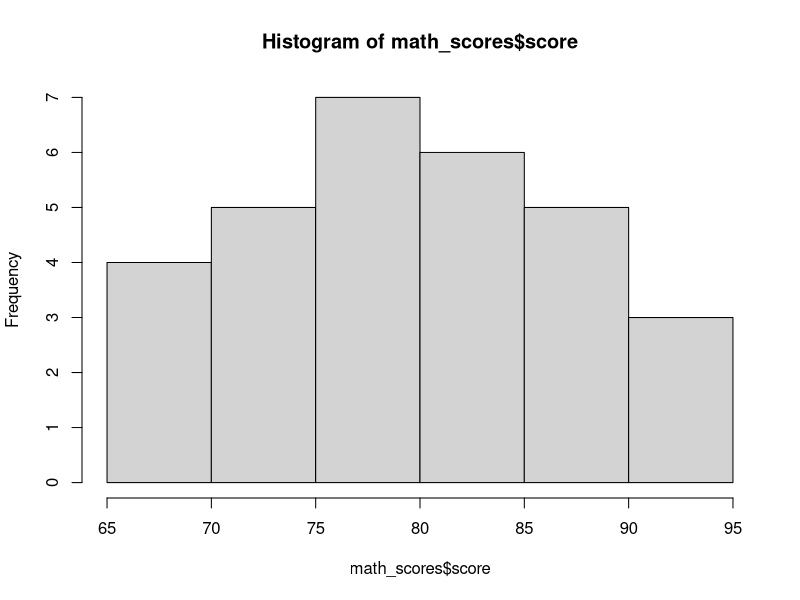
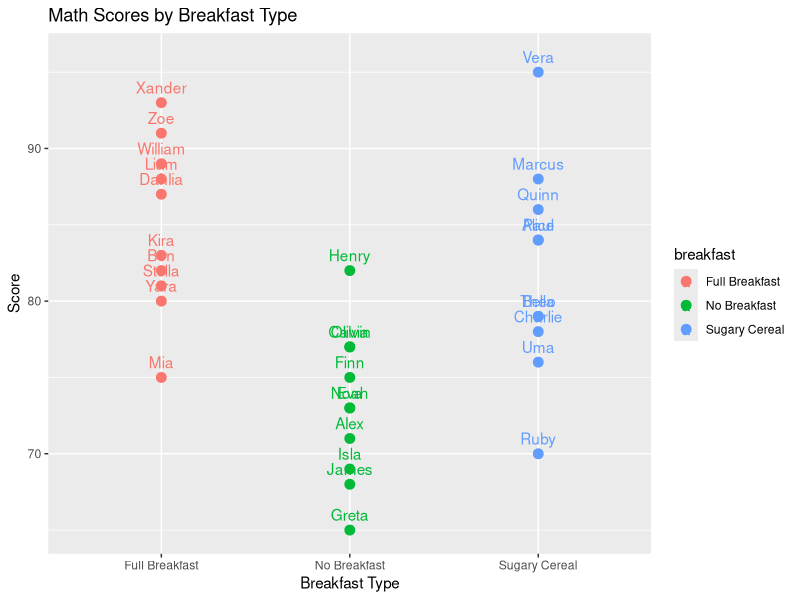
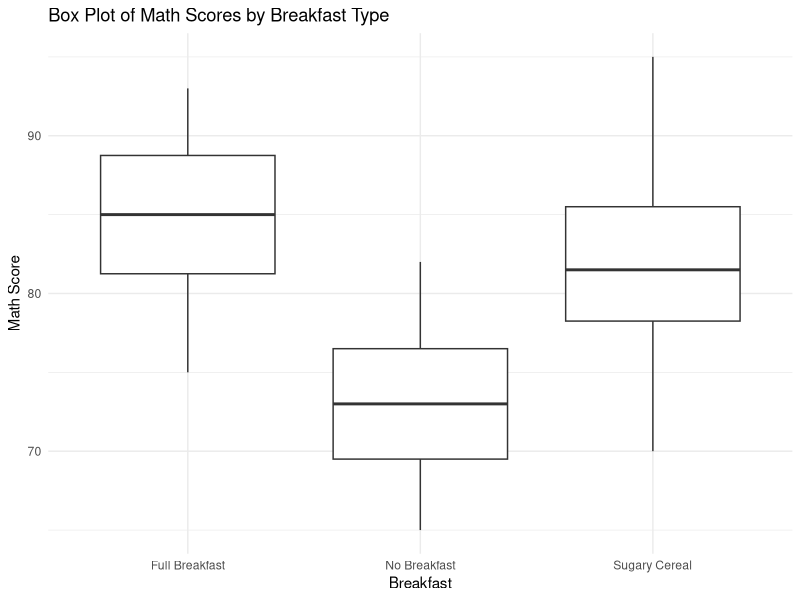
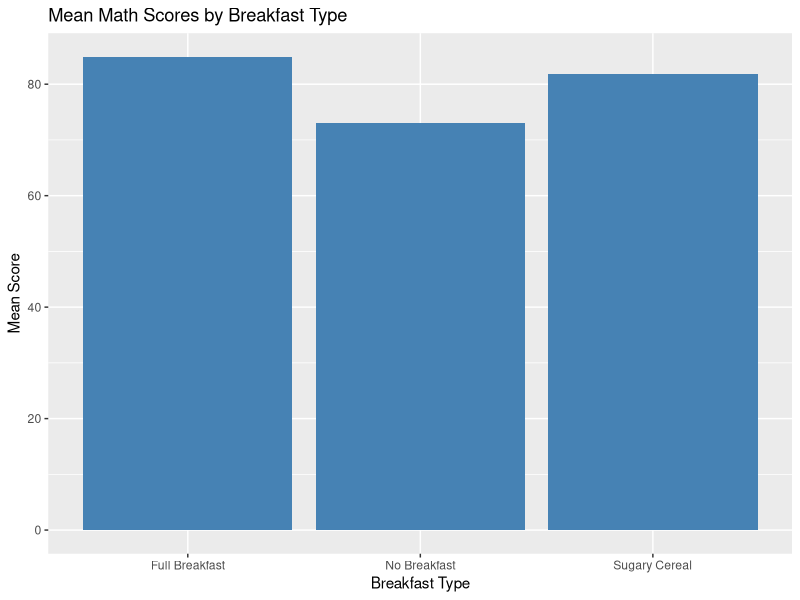
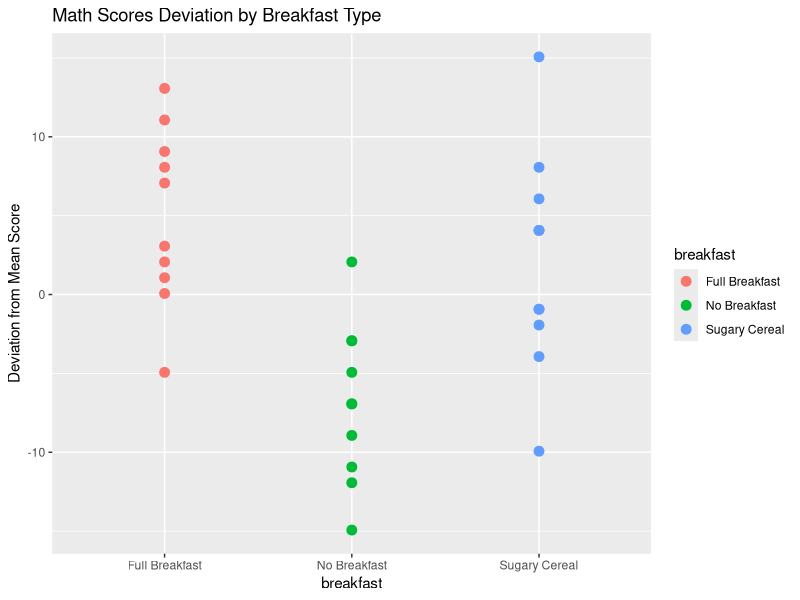
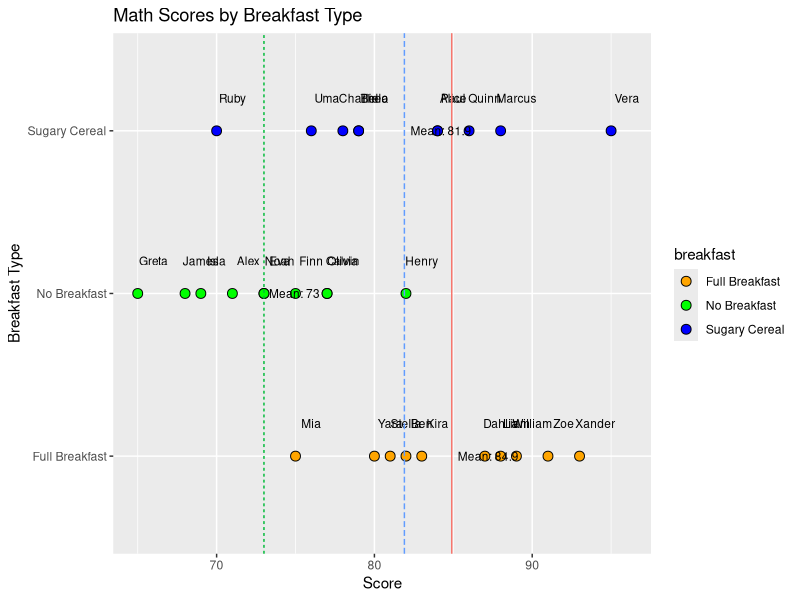

These figures' R source, in order:

## Project:  SOC302, spring 2022, ANOVA
# Located:   Kline TCNJ Google Drive
# File Name: Kline(2023_4_14)ANOVA-activity
# Date:      2023_4_14
# Who:       Zachary D. Kline

### Settings + Packages

## Load packages
# NOTE: Run base.R if these commands return an error!
library(readr)
library(dplyr)
library(tidytext)
library(tidyverse)
library(ggplot2)
library(haven)
library(forcats)
library(psych)
library(readxl)



###################################################################### 
############# Pre-Analysis: create the data frame   ##################
###################################################################### 

math_scores <- data.frame(
  teaching_method = c(rep("Traditional", 10), rep("Interactive", 10), rep("Project-based", 10)),
  score = c(71, 79, 77, 88, 73, 75, 65, 82, 69, 68,
            83, 88, 75, 73, 77, 84, 86, 70, 81, 79,
            76, 95, 89, 93, 80, 91, 84, 82, 78, 87),
  name = c("Alex", "Bella", "Calvin", "Marcus", "Eva", 
           "Finn", "Greta", "Henry", "Isla", "James", 
           "Kira", "Liam", "Mia", "Noah", "Olivia", 
           "Paul", "Quinn", "Ruby", "Stella", "Theo", 
           "Uma", "Vera", "William", "Xander", "Yara", 
           "Zoe", "Alice", "Ben", "Charlie", "Dahlia"),
  breakfast = c("No Breakfast", "Sugary Cereal", "No Breakfast", "Sugary Cereal", "No Breakfast", 
                "No Breakfast", "No Breakfast", "No Breakfast", "No Breakfast", "No Breakfast", 
                "Full Breakfast", "Full Breakfast", "Full Breakfast", "No Breakfast", "No Breakfast", 
                "Sugary Cereal", "Sugary Cereal", "Sugary Cereal", "Full Breakfast", "Sugary Cereal", 
                "Sugary Cereal", "Sugary Cereal", "Full Breakfast", "Full Breakfast", "Full Breakfast", 
                "Full Breakfast", "Sugary Cereal", "Full Breakfast", "Sugary Cereal", "Full Breakfast"),
  video_game_usage = c("More than an hour", "No video games", "No video games", "No video games", "No video games",
                       "No video games", "No video games", "No video games", "No video games", "No video games",
                       "An hour of video games", "An hour of video games", "An hour of video games", "More than an hour", "No video games",
                       "An hour of video games", "No video games", "No video games", "More than an hour", "No video games",
                       "More than an hour", "More than an hour", "No video games", "An hour of video games", "More than an hour",
                       "More than an hour", "An hour of video games", "No video games", "An hour of video games", "No video games"),
  music_type = c("Pop", "Rock", "Hip-Hop", "Classical", "Country",
                 "Pop", "Rock", "Hip-Hop", "Classical", "Country",
                 "Pop", "Rock", "Hip-Hop", "Classical", "Country",
                 "Pop", "Rock", "Hip-Hop", "Classical", "Country",
                 "Pop", "Rock", "Hip-Hop", "Classical", "Country",
                 "Pop", "Rock", "Hip-Hop", "Classical", "Country"))


math_scores$teacher_liked_by_parents <- c("Yes", "No", "No", "Yes", "Yes", 
                                          "No", "Yes", "No", "No", "Yes", 
                                          "No", "Yes", "Yes", "Yes", "No", 
                                          "Yes", "Yes", "No", "No", "No", 
                                          "Yes", "No", "Yes", "No", "Yes", 
                                          "No", "No", "Yes", "No", "Yes")

hist(math_scores$score)

###################################################################### 
###################################################################### 
############# Step 1: Examine the Data   ##################
###################################################################### 
###################################################################### 


# Create a scatter plot of grades with teaching method labeled
plot1_adapted <- ggplot(math_scores, aes(x = breakfast, y = score, color = breakfast, label = name)) +
  geom_point(size = 3) +
  ggtitle("Math Scores by Breakfast Type") +
  ylab("Score") +
  xlab("Breakfast Type") +
  geom_text(nudge_y = 1)
print(plot1_adapted)


# BOX PLOT
ggplot(math_scores, aes(x = breakfast, y = score)) +
  geom_boxplot() +
  labs(title = "Box Plot of Math Scores by Breakfast Type",
       x = "Breakfast",
       y = "Math Score") +
  theme_minimal()

###################################################################### 
#####################################################################
#################   Step 2: Between Group Variation    ################# 
#####################################################################
###################################################################### 

# Compute the mean score for each breakfast type
mean_scores_adapted <- aggregate(score ~ breakfast, data = math_scores, FUN = mean)

# Create a barplot
plot2_adapted <- ggplot(mean_scores_adapted, aes(x = breakfast, y = score)) +
  geom_bar(stat = "identity", fill = "steelblue") +
  labs(title = "Mean Math Scores by Breakfast Type", x = "Breakfast Type", y = "Mean Score")
print(plot2_adapted)

#####################################################################
#################   Step 3: Variation from Grand Mean    ################# 
#####################################################################

math_scores$difference <- math_scores$score - mean(math_scores$score)

plot3_adapted <- ggplot(math_scores, aes(x = breakfast, y = difference, color = breakfast)) + 
  geom_point(size = 3) +
  ggtitle("Math Scores Deviation by Breakfast Type") +
  ylab("Deviation from Mean Score")
print(plot3_adapted)



#####################################################################
#################   Step 4: Within group variation    ################# 
#####################################################################

### Create a scatter plot with mean lines and labels for each student
plot4_adapted <- ggplot(math_scores, aes(x = score, y = breakfast, label = name, fill = breakfast)) +
  geom_point(shape = 21, size = 3, stroke = 0.5) +
  geom_text(size = 3, nudge_x = 1, nudge_y = 0.2) +
  geom_vline(data = mean_scores_adapted, aes(xintercept = score, color = breakfast, linetype = breakfast), show.legend = FALSE) +
  geom_text(data = mean_scores_adapted, aes(x = score, y = breakfast, label = paste("Mean:", round(score, 2))), size = 3, hjust = -0.1, color = "black") +
  scale_fill_manual(values = c("Sugary Cereal" = "blue", "Full Breakfast" = "orange", "No Breakfast" = "green")) +
  scale_y_discrete(limits = rev(levels(math_scores$breakfast))) +
  labs(title = "Math Scores by Breakfast Type", x = "Score", y = "Breakfast Type")
print(plot4_adapted)




#####################################################################
#################   Step 5: ANOVA    ################# 
#####################################################################

# Perform ANOVA
anova_adapted <- aov(score ~ breakfast, data = math_scores)
# Summarize ANOVA results
summary(anova_adapted)
# total SS; TSS
952+766
# get R2
# between/total
# OR between/(between+within)
766/(766+952)
